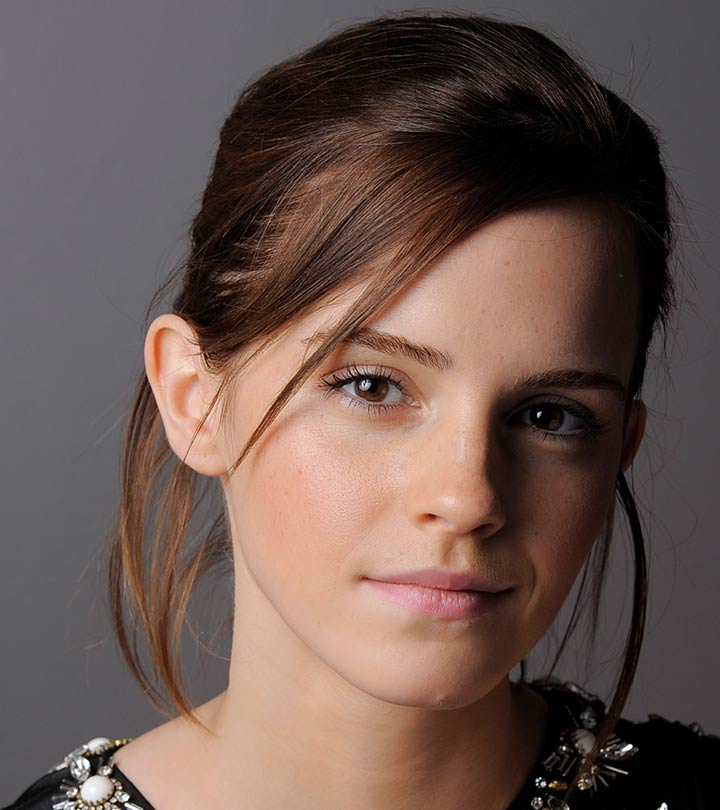
#> input picture emma.jpg, 720 x 810 px, found by its file name
$ python question1.py
#> lines starting #> are read from the running program, lines starting #| are printed output that depends on the picture
import cv2
import numpy as np
import matplotlib.pyplot as plt

def piecewise_linear_transform(image, breakpoints, slopes):

    # Create a lookup table for the transformation
    lookup_table = np.zeros(256, dtype=np.uint8)

    for i in range(len(breakpoints) - 1):
        start, end = breakpoints[i], breakpoints[i+1]
        slope = slopes[i]
        lookup_table[start:end] = np.clip(np.arange(start, end) * slope, 0, 255)

    # Apply the transformation using the lookup table
    transformed_image = cv2.LUT(image, lookup_table)
    return transformed_image

# Load an example image
image_path = "D:\downloads\emma.jpg"
original_image = cv2.imread(image_path, cv2.IMREAD_GRAYSCALE)
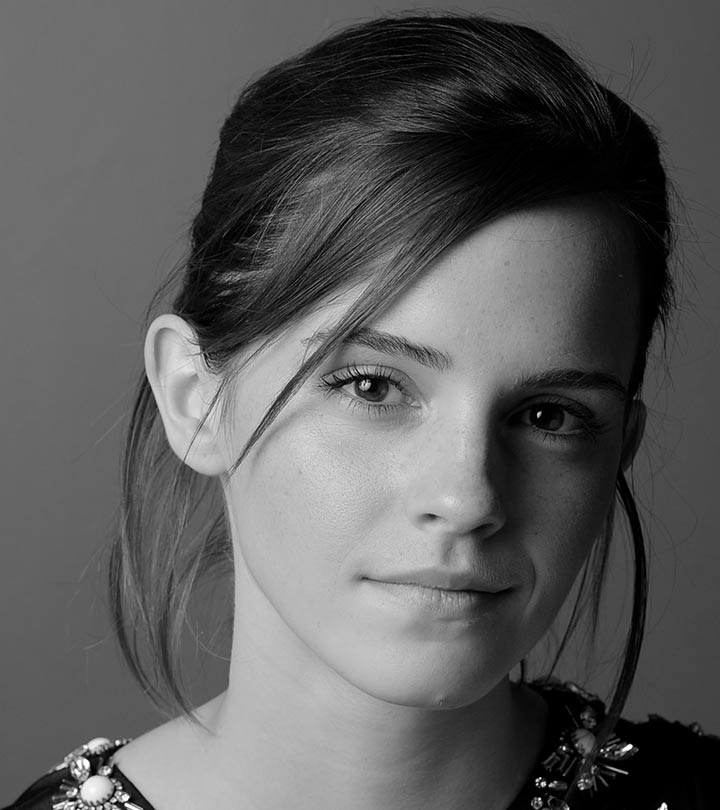
#> original_image: shape (810, 720); min 0, max 255, mean 92.3

# Define the piecewise transformation parameters
breakpoints = [0, 50, 150, 255]
slopes = [1, 1.55, 1]

# Apply the piecewise linear transformation
transformed_image = piecewise_linear_transform(original_image, breakpoints, slopes)
#> in piecewise_linear_transform, `transformed_image = cv2.LUT(image, lookup_table)`:
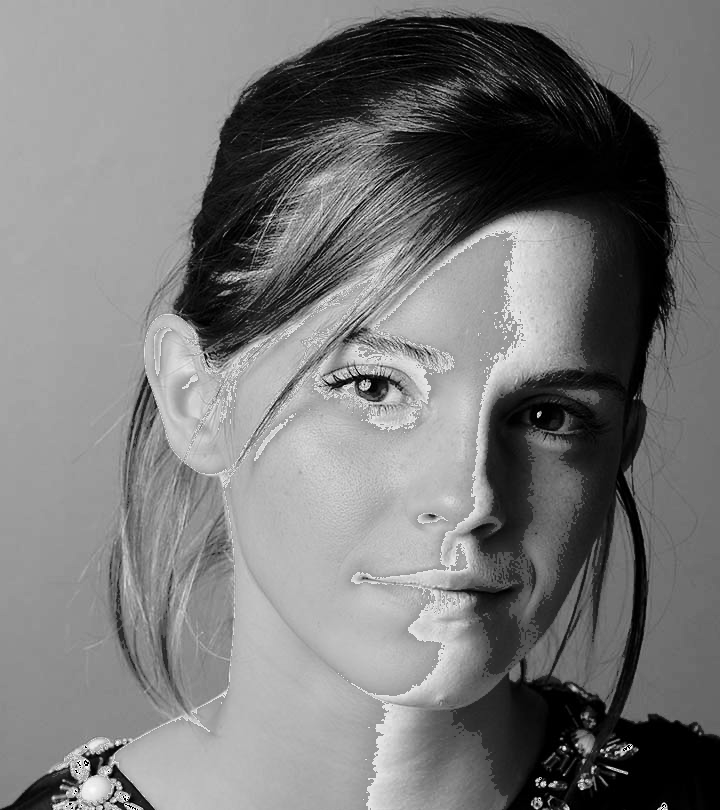
#> transformed_image: shape (810, 720); min 0, max 254, mean 120.4

# Display the original and transformed images using matplotlib
plt.figure(figsize=(10, 5))
plt.subplot(1, 2, 1)
plt.imshow(original_image, cmap='gray')
plt.title("Original Image")

plt.subplot(1, 2, 2)
plt.imshow(transformed_image, cmap='gray')
plt.title("Transformed Image")

plt.tight_layout()
plt.show()
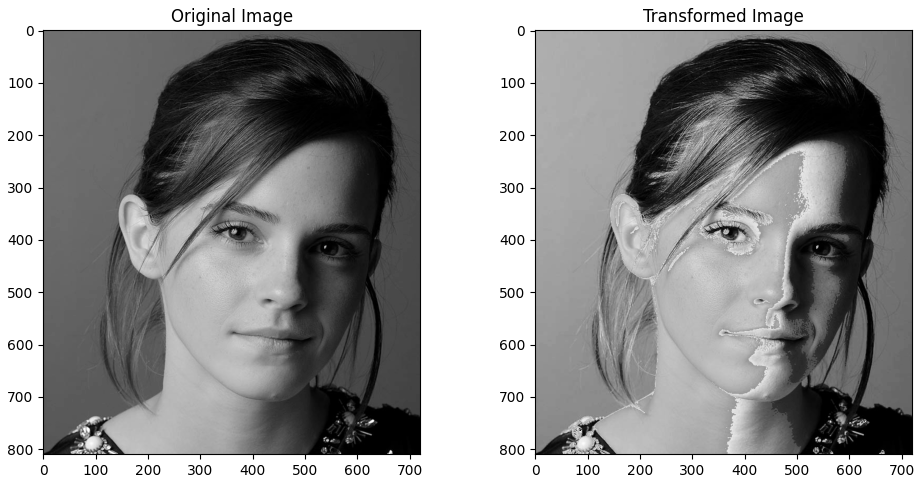
#> figure drawn by matplotlib, 2 panels

$ run again, with highlights_and_shadows.jpg copied over emma.jpg
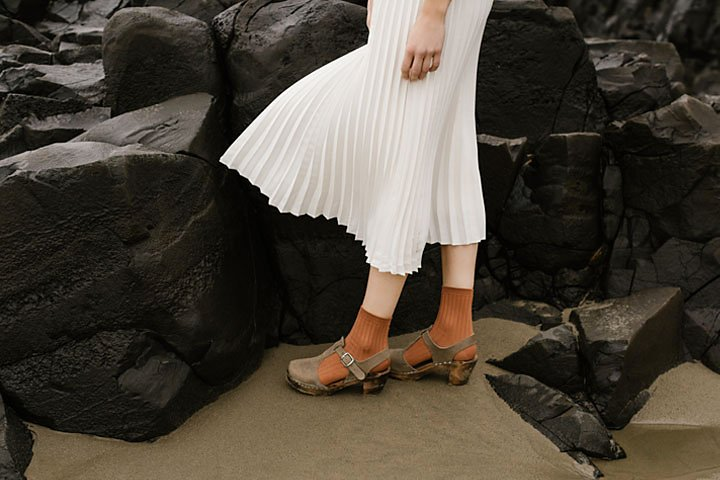
#> input picture highlights_and_shadows.jpg, 720 x 480 px, found by its file name
#> in piecewise_linear_transform, `transformed_image = cv2.LUT(image, lookup_table)`:
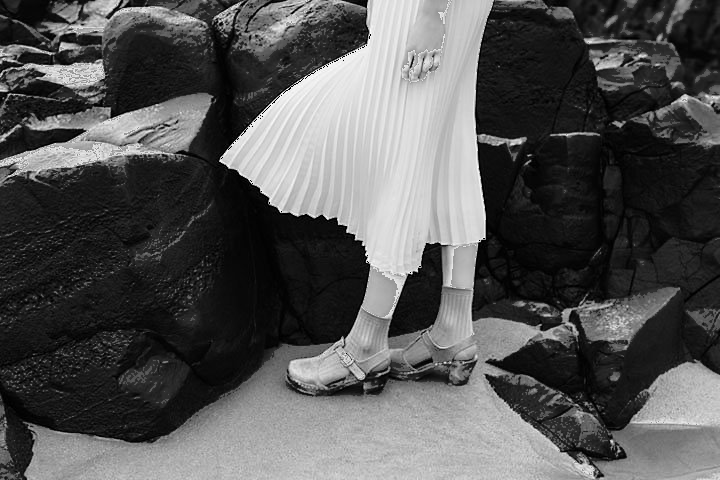
#> transformed_image: shape (480, 720); min 0, max 254, mean 84.9
#> `plt.show()`:
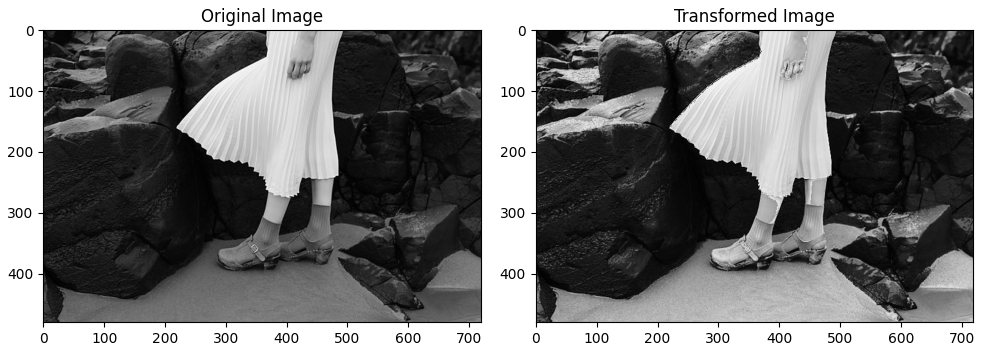
#> figure drawn by matplotlib, 2 panels

$ run again, with jeniffer.jpg copied over emma.jpg
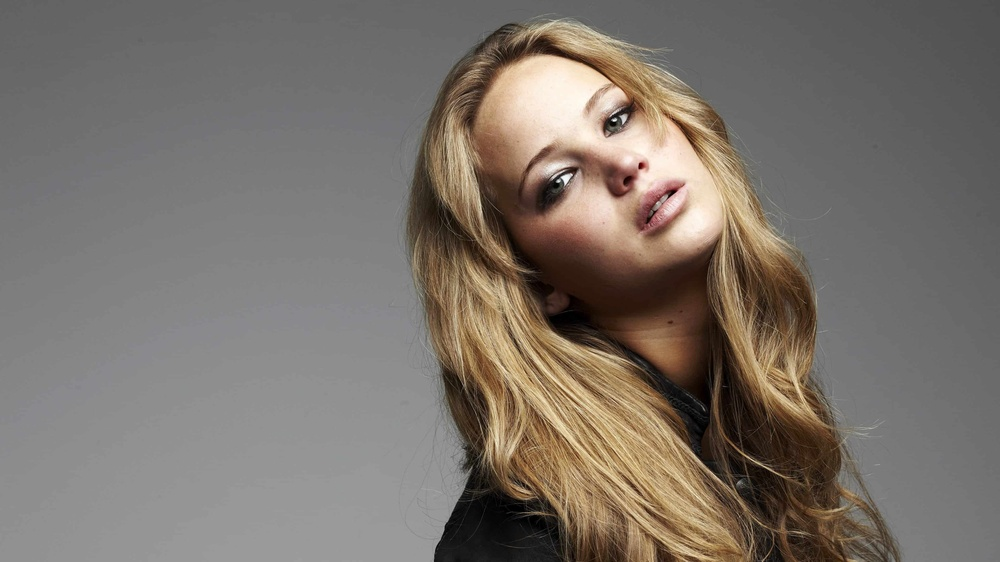
#> input picture jeniffer.jpg, 1000 x 562 px, shrunk from 3840 x 2160 before the run, found by its file name
#> in piecewise_linear_transform, `transformed_image = cv2.LUT(image, lookup_table)`:
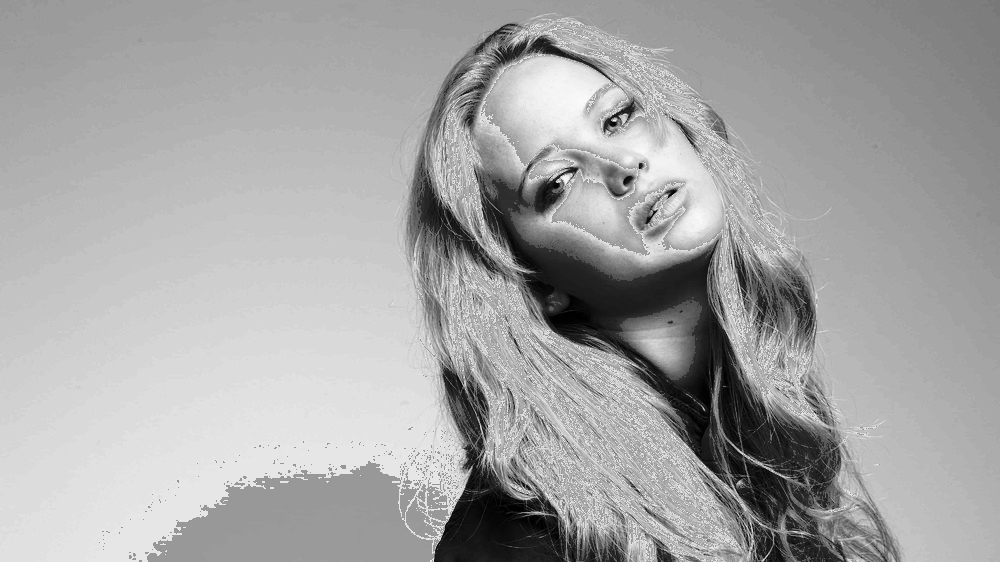
#> transformed_image: shape (562, 1000); min 0, max 253, mean 165.3
#> `plt.show()`:
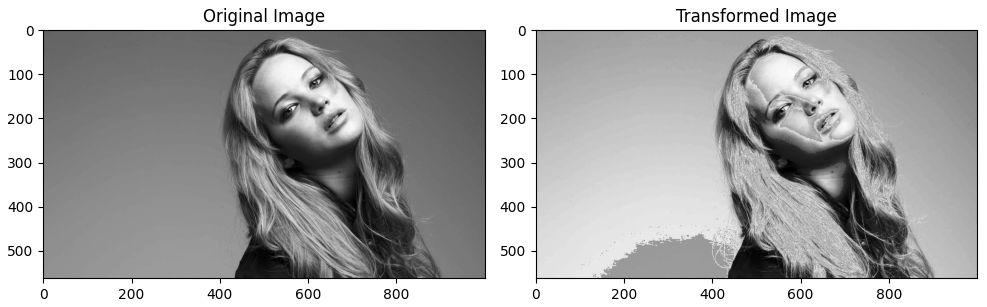
#> figure drawn by matplotlib, 2 panels
